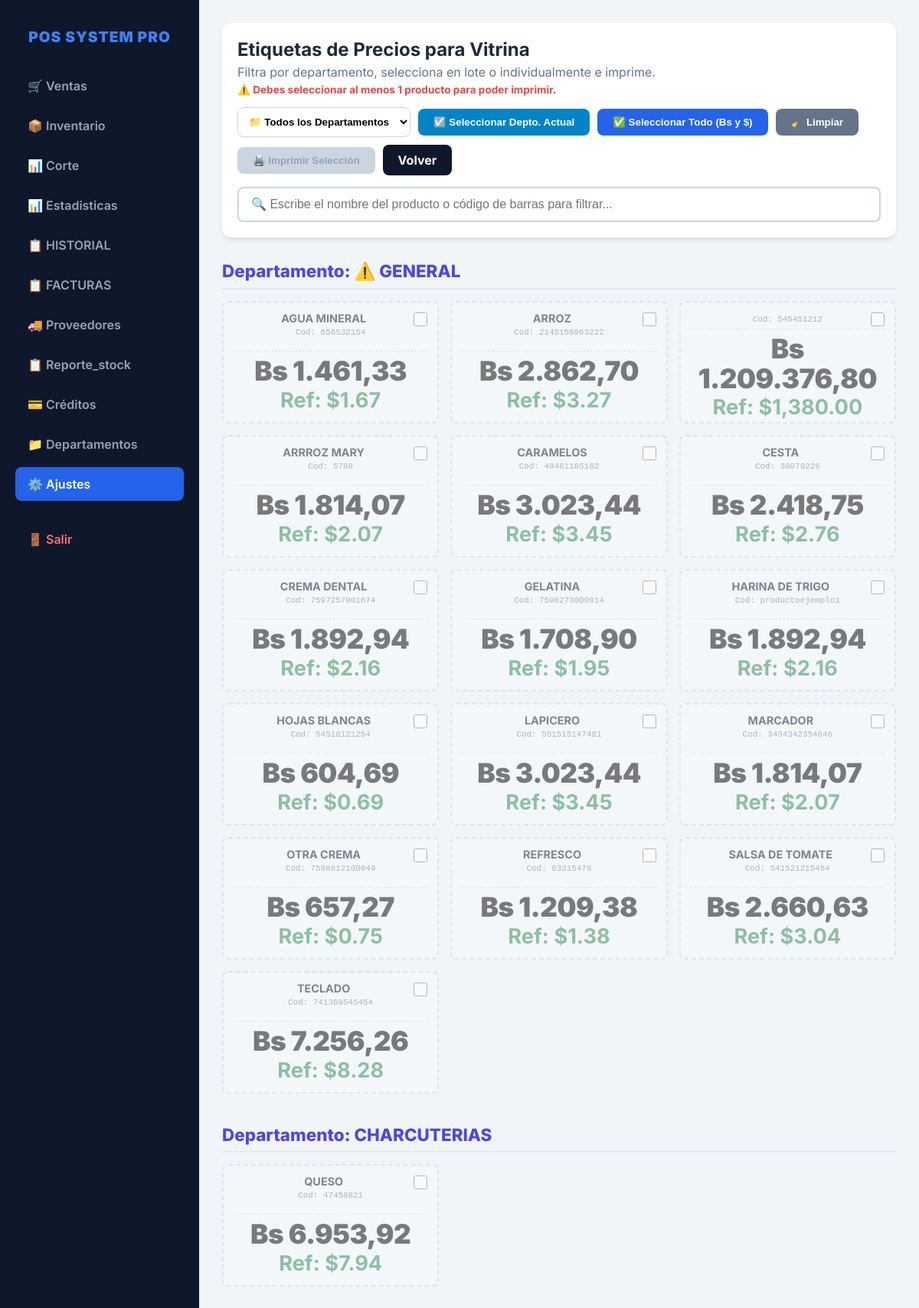
Page /imprimir_precios.php (signed in) on the committed database.
### tables this page shows
CREATE TABLE `productos` (
  `id` int(11) NOT NULL,
  `codigo_barras` varchar(50) DEFAULT NULL,
  `nombre` varchar(100) NOT NULL,
  `precio_costo` decimal(10,2) DEFAULT NULL,
  `precio` double NOT NULL,
  `stock` decimal(10,3) DEFAULT '0.000',
  `tipo_venta` enum('unidad','granel','paquete') DEFAULT 'unidad',
  `unidad_medida` varchar(10) DEFAULT 'Unid',
  `id_departamento` int(11) DEFAULT NULL,
  `usa_inventario` tinyint(1) DEFAULT '1',
  `moneda` varchar(5) DEFAULT 'USD',
  `moneda_base` varchar(10) DEFAULT NULL,
  `precio_mayor` decimal(10,2) DEFAULT '0.00',
  `cantidad_mayor` int(11) DEFAULT '0',
  `precio_bulto` decimal(10,2) DEFAULT '0.00',
  `cantidad_bulto` int(11) DEFAULT '0',
  `id_proveedor` int(11) DEFAULT NULL,
  `usa_parametros_fiscales` tinyint(1) DEFAULT '1'
);

CREATE TABLE `configuracion` (
  `id` int(1) NOT NULL,
  `nombre_negocio` varchar(100) NOT NULL,
  `rif` varchar(20) NOT NULL,
  `direccion` text,
  `mensaje_ticket` varchar(255) DEFAULT NULL,
  `tasa_dolar` decimal(10,2) NOT NULL,
  `moneda_simbolo` varchar(5) DEFAULT '$',
  `mensaje_factura` text,
  `puerto_impresora` varchar(100) DEFAULT NULL,
  `tipo_lector` varchar(50) DEFAULT 'teclado',
  `puerto_lector` varchar(50) DEFAULT NULL,
  `gaveta` varchar(50) DEFAULT 'impresora',
  `impuesto_iva` decimal(5,2) DEFAULT '16.00',
  `impuesto_igtf` decimal(5,2) DEFAULT '3.00',
  `usar_iva` tinyint(1) DEFAULT '1',
  `usar_igtf` tinyint(1) DEFAULT '0',
  `whatsapp_telefono` varchar(20) DEFAULT NULL,
  `whatsapp_api_key` varchar(255) DEFAULT NULL
);

### imprimir_precios.php (the view, shortened to what this page needs)
<?php
include 'conexion.php';
$res_tasa = mysqli_query($conexion, "SELECT tasa_dolar FROM configuracion WHERE id = 1");
$tasa_actual = mysqli_fetch_assoc($res_tasa)['tasa_dolar'] ?? 1;
$depto_seleccionado = isset($_GET['depto']) ? $_GET['depto'] : 'TODOS';
$sql = "SELECT p.id,
               p.codigo_barras AS codigo,
               p.nombre AS nombre_producto,
               p.precio,
               p.moneda,
               IFNULL(d.nombre, '⚠️ GENERAL') AS depto_nombre
        FROM productos p
        LEFT JOIN departamentos d ON p.id_departamento = d.id";
$sql .= " ORDER BY depto_nombre ASC, p.nombre ASC";
$resultado = mysqli_query($conexion, $sql);
$mercancia = [];
if ($resultado) {
    while ($fila = mysqli_fetch_assoc($resultado)) {
        $depto = $fila['depto_nombre'];
        $mercancia[$depto][] = $fila;
    }
}
?>
<!DOCTYPE html>
<html lang="es">
<head>
</head>
<body>
<aside class="sidebar">
    <h2>POS SYSTEM PRO</h2>
    <nav>
        <a href="ventas.php" class="nav-link">🛒 Ventas</a>
        <a href="inventario.php" class="nav-link">📦 Inventario</a>
        <a href="corte.php" class="nav-link">📊 Corte</a>
        <a href="estadisticas.php" class="nav-link">📊 Estadisticas</a>
        <a href="historial.php" class="nav-link">📋 HISTORIAL</a>
        <a href="historial_facturas.php" class="nav-link">📋 FACTURAS</a>
        <a href="proveedores.php" class="nav-link">🚚 Proveedores</a>
        <a href="modulo_reporte_stock.php" class="nav-link">📋 Reporte_stock</a>
        <a href="creditos.php" class="nav-link">💳 Créditos</a>
        <a href="mercancia_departamentos.php" class="nav-link">📁 Departamentos</a>
        <a href="configuracion.php" class="nav-link active">⚙️ Ajustes</a>
        <a href="logout.php" class="nav-link salir">🚪 Salir</a>
    </nav>
</aside>
<div class="main-content">
    <div class="no-print">
        <div class="barra-superior">
            <div>
                <h1 style="margin:0; font-size: 1.5rem;">Etiquetas de Precios para Vitrina</h1>
                <p style="color: #64748b; margin: 5px 0 0 0;">Filtra por departamento, selecciona en lote o individualmente e imprime.</p>
                <div id="alerta-vacio">⚠️ Debes seleccionar al menos 1 producto para poder imprimir.</div>
            </div>
            <div class="bloque-acciones">
                <form method="GET" style="display: flex; margin: 0;">
                    <select name="depto" onchange="this.form.submit()">
                        <option value="TODOS" <?= $depto_seleccionado === 'TODOS' ? 'selected' : '' ?>>📁 Todos los Departamentos</option>
                    </select>
                </form>
                <button onclick="seleccionarTodoElDepto()" class="btn btn-select-depto">☑️ Seleccionar Depto. Actual</button>
                <button onclick="seleccionarTodoGlobal()" class="btn btn-select-all">✅ Seleccionar Todo (Bs y $)</button>
                <button onclick="limpiarSeleccion()" class="btn btn-clear">🧹 Limpiar</button>
                <button id="btnImprimir" onclick="window.print()" class="btn btn-print" disabled>🖨️ Imprimir Selección</button>
                <a href="inventario.php" class="btn" style="background: #0f172a;">Volver</a>
            </div>
        </div>
        <div class="barra-busqueda">
            <input type="text" id="txtBuscar" class="input-buscar" placeholder="🔍 Escribe el nombre del producto o código de barras para filtrar..." oninput="filtrarProductos()">
        </div>
    </div>
    <?php foreach ($mercancia as $depto => $productos): ?>
        <div class="depto-seccion" data-depto-name="<?= htmlspecialchars($depto) ?>">
            <div class="depto-titulo">Departamento: <?= htmlspecialchars($depto) ?></div>
            <div class="grid-etiquetas">
                <?php foreach ($productos as $p):
                    $base = strtoupper($p['moneda'] ?? 'USD');
                    $precio_orig = (float)$p['precio'];
                    if ($base === 'VES' || $base === 'BS') {
                        $precio_bs = $precio_orig;
                        $precio_usd = $precio_orig / $tasa_actual;
                    } else {
                        $precio_usd = $precio_orig;
                        $precio_bs = $precio_orig * $tasa_actual;
                    }
                ?>
                    <div class="etiqueta no-seleccionada"
                         data-id="<?= $p['id'] ?>"
                         data-nombre="<?= strtolower(htmlspecialchars($p['nombre_producto'])) ?>"
                         data-codigo="<?= strtolower(htmlspecialchars($p['codigo'])) ?>">
                        <input type="checkbox" class="selector-etiqueta" onchange="alternarProducto(this, <?= $p['id'] ?>)">
                        <div class="prod-nombre"><?= htmlspecialchars($p['nombre_producto']) ?></div>
                        <div class="prod-codigo">Cod: <?= htmlspecialchars($p['codigo']) ?></div>
                        <div class="precios-box">
                            <div class="precio-bs">Bs <?= number_format($precio_bs, 2, ',', '.') ?></div>
                            <div class="precio-usd">Ref: $<?= number_format($precio_usd, 2, '.', ',') ?></div>
                        </div>
                    </div>
                <?php endforeach; ?>
            </div>
        </div>
    <?php endforeach; ?>
</div>
</body>
</html>

### imprimir_precios.php (style rules this page uses)
body { font-family: 'Inter', sans-serif; background: #f1f5f9; color: #1e293b; margin: 0; padding: 0; display: flex; }
.sidebar { width: 260px; background: #0f172a; color: white; min-height: 100vh; padding: 20px; box-sizing: border-box; flex-shrink: 0; position: fixed; height: 100%; overflow-y: auto; }
.sidebar h2 { font-size: 1.2rem; font-weight: 900; margin-bottom: 30px; color: #3b82f6; text-align: center; letter-spacing: 1px; }
.sidebar nav { display: flex; flex-direction: column; gap: 8px; }
.nav-link { display: flex; align-items: center; gap: 10px; color: #94a3b8; text-decoration: none; padding: 12px 16px; border-radius: 8px; font-weight: 600; transition: all 0.2s; }
.nav-link.active { background: #2563eb; color: white; }
.nav-link.salir { margin-top: 20px; color: #f87171; }
.main-content { margin-left: 260px; padding: 30px; flex-grow: 1; min-width: 0; box-sizing: border-box; }
.no-print { background: white; padding: 20px; border-radius: 12px; box-shadow: 0 4px 6px -1px rgba(0,0,0,0.1); margin-bottom: 30px; display: flex; flex-direction: column; gap: 15px; }
.barra-superior { display: flex; justify-content: space-between; align-items: center; width: 100%; gap: 15px; flex-wrap: wrap; }
.bloque-acciones { display: flex; gap: 10px; align-items: center; flex-wrap: wrap; }
.barra-busqueda { width: 100%; }
.input-buscar { width: 100%; padding: 12px 16px; border-radius: 8px; border: 2px solid #cbd5e1; font-size: 1rem; font-weight: 500; box-sizing: border-box; outline: none; transition: border-color 0.2s; }
.btn { background: #4f46e5; color: white; padding: 10px 20px; border-radius: 8px; text-decoration: none; font-weight: bold; border: none; cursor: pointer; display: inline-flex; align-items: center; justify-content: center; transition: background 0.2s; }
.btn-print { background: #10b981; }
.btn-print:disabled { background: #cbd5e1; color: #94a3b8; cursor: not-allowed; }
.btn-clear { background: #64748b; }
.btn-select-all { background: #2563eb; }
.btn-select-depto { background: #0284c7; }
select { padding: 10px; border-radius: 8px; border: 1px solid #cbd5e1; font-weight: 600; background: white; }
.depto-seccion { margin-bottom: 40px; page-break-inside: avoid; }
.depto-titulo { font-size: 1.4rem; font-weight: 800; color: #4f46e5; border-bottom: 2px solid #e2e8f0; padding-bottom: 8px; margin-bottom: 15px; }
.grid-etiquetas { display: grid; grid-template-columns: repeat(auto-fill, minmax(240px, 1fr)); gap: 15px; }
.etiqueta { background: white; border: 2px dashed #cbd5e1; border-radius: 8px; padding: 12px; text-align: center; box-sizing: border-box; display: flex; flex-direction: column; justify-content: space-between; height: 160px; position: relative; transition: all 0.2s ease; }
.etiqueta.no-seleccionada { opacity: 0.5; border-color: #cbd5e1; background: #f8fafc; }
.selector-etiqueta { position: absolute; top: 10px; right: 10px; width: 18px; height: 18px; cursor: pointer; z-index: 10; }
.prod-nombre { font-size: 0.9rem; font-weight: 700; color: #0f172a; margin: 0 0 4px 0; line-height: 1.2; text-transform: uppercase; display: -webkit-box; -webkit-line-clamp: 2; -webkit-box-orient: vertical; overflow: hidden; padding-right: 18px; }
.prod-codigo { font-size: 0.68rem; color: #64748b; font-family: monospace; margin-bottom: 6px; }
.precios-box { display: flex; flex-direction: column; justify-content: center; align-items: center; margin-top: auto; border-top: 1px dashed #cbd5e1; padding-top: 6px; gap: 2px; }
.precio-bs { color: #000; font-size: 2.2rem; font-weight: 900; line-height: 1.1; letter-spacing: -0.5px; }
.precio-usd { color: #15803d; font-size: 1.7rem; font-weight: 700; opacity: 0.9; }
#alerta-vacio { color: #ef4444; font-size: 0.85rem; font-weight: bold; margin-top: 5px; display: none; }

### rows in the picture
productos: nombre "AGUA MINERAL", codigo_barras "656532154", precio.tasa_dolar "1.461,33", precio "1.67"
productos: nombre "ARROZ", codigo_barras "2145156963222", precio.tasa_dolar "2.862,70", precio "3.27"
productos: codigo_barras "545451212", precio.tasa_dolar "1.209.376,80", precio "1,380.00"
productos: nombre "ARRROZ MARY", codigo_barras "5788", precio.tasa_dolar "1.814,07", precio "2.07"
productos: nombre "CARAMELOS", codigo_barras "48481185162", precio.tasa_dolar "3.023,44", precio "3.45"
productos: nombre "CESTA", codigo_barras "30079226", precio.tasa_dolar "2.418,75", precio "2.76"
productos: nombre "CREMA DENTAL", codigo_barras "7597257001674", precio.tasa_dolar "1.892,94", precio "2.16"
productos: nombre "GELATINA", codigo_barras "7596273000814", precio.tasa_dolar "1.708,90", precio "1.95"
productos: nombre "HARINA DE TRIGO", codigo_barras "productoejemplo1", precio.tasa_dolar "1.892,94", precio "2.16"
productos: nombre "HOJAS BLANCAS", codigo_barras "54518121254", precio.tasa_dolar "604,69", precio "0.69"
productos: nombre "LAPICERO", codigo_barras "551515147481", precio.tasa_dolar "3.023,44", precio "3.45"
productos: nombre "MARCADOR", codigo_barras "3434342354646", precio.tasa_dolar "1.814,07", precio "2.07"
productos: nombre "OTRA CREMA", codigo_barras "7598612100049", precio.tasa_dolar "657,27", precio "0.75"
productos: nombre "REFRESCO", codigo_barras "63215478", precio.tasa_dolar "1.209,38", precio "1.38"
productos: nombre "SALSA DE TOMATE", codigo_barras "541521215454", precio.tasa_dolar "2.660,63", precio "3.04"
productos: nombre "TECLADO", codigo_barras "741369545454", precio.tasa_dolar "7.256,26", precio "8.28"
productos: depto "CHARCUTERIAS", nombre "QUESO", codigo_barras "47458821", precio.tasa_dolar "6.953,92", precio "7.94"

### other values in the picture
$depto "⚠️ GENERAL"
